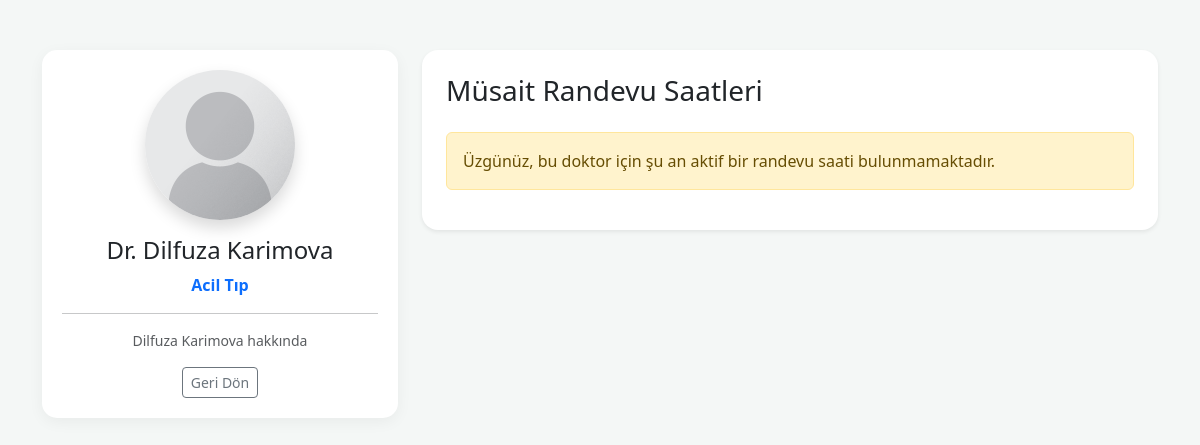
The app's page /php/randovual.php?doctor=1 with its own data.
### tables this page shows
CREATE TABLE IF NOT EXISTS `doctor` (  
	`id`			INT NOT NULL PRIMARY KEY AUTO_INCREMENT,  
	`name`			VARCHAR(50) NOT NULL,  
	`specialization`	INT NOT NULL,
	`description`	VARCHAR(200) NULL,
	`phone`			VARCHAR(50) NULL,
	`profilephoto`	VARCHAR(200) NULL,
	`status`		TINYINT NOT NULL,
	`createdtime`	TIMESTAMP NOT NULL DEFAULT CURRENT_TIMESTAMP(),  
	UNIQUE (`name`)  
);

CREATE TABLE IF NOT EXISTS `specialization` (
	`id`			INT NOT NULL PRIMARY KEY AUTO_INCREMENT,
	`specialization`	VARCHAR(50) NOT NULL,	
	`description`	VARCHAR(200) NULL,
	`status`		TINYINT NOT NULL,
	`createdtime`	TIMESTAMP NOT NULL DEFAULT CURRENT_TIMESTAMP(),
	UNIQUE (`specialization`)
);

### php/randovual.php (the view, shortened to what this page needs)
<?PHP
require_once("inc_config.php");
$doctor_id = $_GET['doctor'] ?? null;
$dr_query = $mysqli->query("SELECT d.*, s.specialization as uzmanlik FROM doctor d
                            LEFT JOIN specialization s ON d.specialization = s.id
                            WHERE d.id = '$doctor_id'");
$dr = $dr_query->fetch_assoc();
?>
<!doctype html>
<html lang="tr">
<head>
    <link href="https://cdn.jsdelivr.net/npm/bootstrap@5.3.3/dist/css/bootstrap.min.css" rel="stylesheet">
</head>
<body>
<div class="container mb-5">
    <div class="row">
        <div class="col-lg-4">
            <div class="doctor-profile text-center mb-4">
                <img src="uploads/<?= !empty($dr['profilephoto']) ? $dr['profilephoto'] : 'placeholder.png'; ?>"
                     class="rounded-circle mb-3 shadow" style="width: 150px; height: 150px; object-fit: cover;">
                <h4>Dr. <?=$dr['name'];?></h4>
                <p class="text-primary fw-bold"><?=$dr['uzmanlik'];?></p>
                <hr>
                <p class="text-muted small"><?=$dr['description'];?></p>
                <a href="doktorlar.php" class="btn btn-outline-secondary btn-sm">Geri Dön</a>
            </div>
        </div>
        <div class="col-lg-8">
            <div class="bg-white p-4 rounded-4 shadow-sm">
                <h3 class="mb-4">Müsait Randevu Saatleri</h3>
                <?PHP
                $slots_query = $mysqli->query("SELECT * FROM timeslot
                                               WHERE doctor = '$doctor_id' AND status = 1
                                               AND timeslot >= NOW()
                                               ORDER BY timeslot ASC");
                $current_date = "";
                if($slots_query->num_rows > 0){
                    while($s = $slots_query->fetch_assoc()){
                        $tarih_obj = new DateTime($s['timeslot']);
                        $gun = $tarih_obj->format('d.m.Y');
                        $saat = $tarih_obj->format('H:i');
                        if($gun != $current_date){
                            if($current_date != "") echo '</div>';
                            echo '<div class="row mb-4">';
                            echo '<div class="col-12"><h5 class="day-title text-primary">'.$gun.'</h5></div>';
                            $current_date = $gun;
                        }
                        ?>
                        <div class="col-md-3 col-6">
                            <form action="randevu-onay.php" method="post">
                                <input type="hidden" name="slot_id" value="<?=$s['id'];?>">
                                <button type="submit" class="btn btn-outline-primary w-100 slot-btn">
                                    <?=$saat;?>
                                </button>
                            </form>
                        </div>
                        <?PHP
                    }
                    echo '</div>';
                } else {
                    echo '<div class="alert alert-warning">Üzgünüz, bu doktor için şu an aktif bir randevu saati bulunmamaktadır.</div>';
                }
                ?>
            </div>
        </div>
    </div>
</div>
</body>
</html>

### php/randovual.php (style rules this page uses)
body { background-color: #f4f7f6; padding-top: 50px; }
.doctor-profile { background: white; border-radius: 15px; padding: 20px; box-shadow: 0 4px 15px rgba(0,0,0,0.05); }

### records on screen
doctor: name "Dilfuza Karimova", specialization.specialization "Acil Tıp", description "Dilfuza Karimova hakkında"
